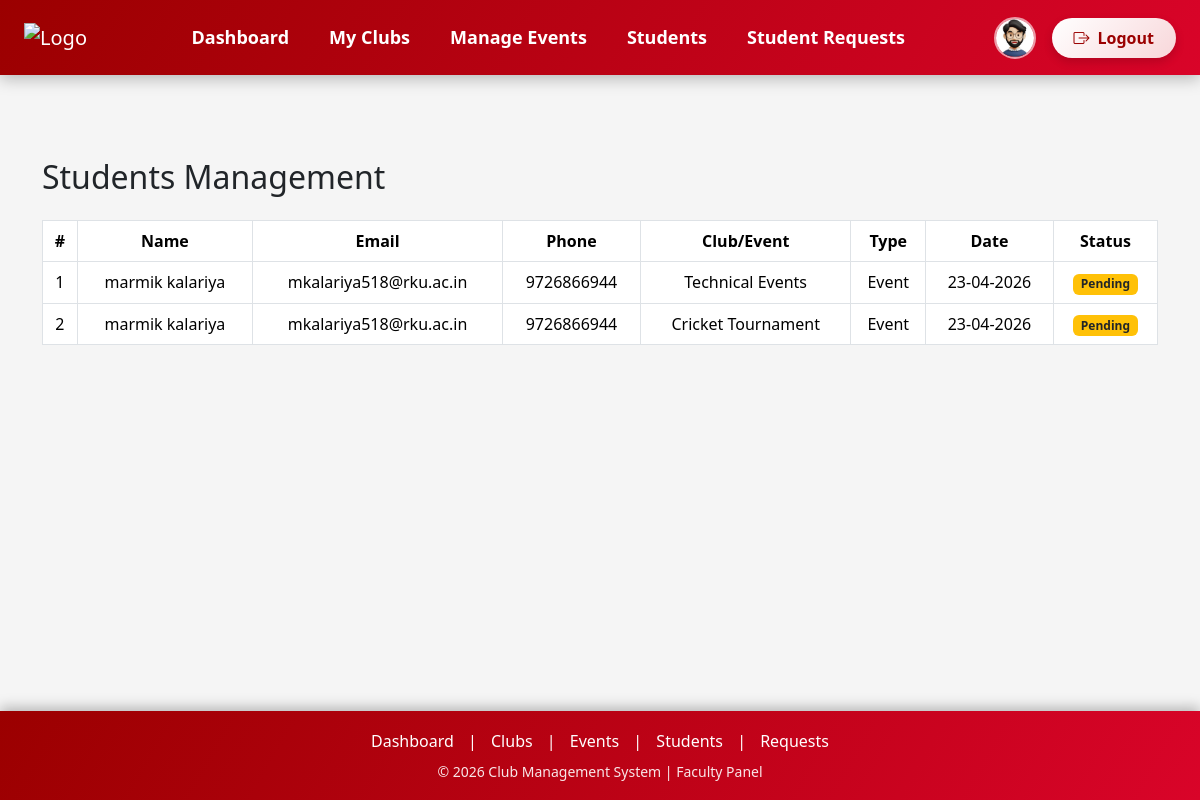
The page /Facultyapp/students_list.php (signed in) on the database its author committed.
### tables this page shows
CREATE TABLE `event_join_requests` (
  `id` int NOT NULL,
  `user_id` int NOT NULL,
  `event_id` int NOT NULL,
  `created_at` timestamp NULL DEFAULT CURRENT_TIMESTAMP,
  `status` varchar(255) NOT NULL DEFAULT 'pending',
  `payment_id` varchar(100) DEFAULT NULL
);

CREATE TABLE `user` (
  `id` int NOT NULL,
  `clubimage` varchar(255) DEFAULT NULL,
  `fullname` varchar(100) DEFAULT NULL,
  `email` varchar(100) DEFAULT NULL,
  `department` varchar(100) DEFAULT NULL,
  `enrollment` varchar(100) DEFAULT NULL,
  `mobile` varchar(20) DEFAULT NULL,
  `password` varchar(100) DEFAULT NULL,
  `reset_token` varchar(255) DEFAULT NULL,
  `role` enum('admin','faculty','user') DEFAULT 'user'
);

CREATE TABLE `events` (
  `id` int NOT NULL,
  `image` varchar(255) DEFAULT NULL,
  `name` varchar(100) DEFAULT NULL,
  `date` date DEFAULT NULL,
  `status` varchar(50) DEFAULT NULL,
  `description` text,
  `created_at` timestamp NULL DEFAULT CURRENT_TIMESTAMP,
  `event_type` enum('Paid','Unpaid') DEFAULT 'Unpaid'
);

### Facultyapp/students_list.php (the view, shortened to what this page needs)
<?php
include 'F_header.php';
include '../database.php';
mysqli_select_db($con, "SOAE_CLUB");
function safe($arr, $keys, $default = 'N/A'){
    foreach($keys as $key){
        if(isset($arr[$key]) && $arr[$key] !== null && $arr[$key] !== ''){
            return htmlspecialchars($arr[$key]);
        }
    }
    return $default;
}
mysqli_query($con, "CREATE TABLE IF NOT EXISTS students_master (
    id INT AUTO_INCREMENT PRIMARY KEY,
    name VARCHAR(100),
    email VARCHAR(100),
    phone VARCHAR(20),
    club_or_event VARCHAR(100),
    type ENUM('club','event'),
    join_date DATETIME,
    status VARCHAR(20),
    created_at TIMESTAMP DEFAULT CURRENT_TIMESTAMP
)");
?>
<div class="container my-5">
<h2 class="mb-4">Students Management</h2>
<div class="table-responsive">
<table class="table table-bordered text-center">
<thead>
<tr>
    <th>#</th>
    <th>Name</th>
    <th>Email</th>
    <th>Phone</th>
    <th>Club/Event</th>
    <th>Type</th>
    <th>Date</th>
    <th>Status</th>
</tr>
</thead>
<tbody>
<?php
$i = 1;
$event_requests = mysqli_query($con, "
    SELECT r.*, u.fullname, u.email, u.mobile, e.name AS event_name
    FROM event_join_requests r
    JOIN user u ON r.user_id = u.id
    LEFT JOIN events e ON r.event_id = e.id
    ORDER BY r.created_at DESC
");
if($event_requests){
while($req = mysqli_fetch_assoc($event_requests)){
    $name  = htmlspecialchars($req['fullname']);
    $email = htmlspecialchars($req['email']);
    $phone = htmlspecialchars($req['mobile']);
    $event = safe($req, ['event_name']);
    $status= $req['status'] ?? 'pending';
    $date  = !empty($req['created_at']) ? date("d-m-Y", strtotime($req['created_at'])) : '-';
    echo "<tr>
        <td>".$i++."</td>
        <td>$name</td>
        <td>$email</td>
        <td>$phone</td>
        <td>$event</td>
        <td>Event</td>
        <td>$date</td>
        <td>".statusBadge($status)."</td>
    </tr>";
}
}
?>
</tbody>
</table>
</div>
</div>
<?php include 'F_footer.php'; ?>
<?php
function statusBadge($status){
    if($status == "approved"){
        return '<span class="badge bg-success">Approved</span>';
    } elseif($status == "pending"){
        return '<span class="badge bg-warning text-dark">Pending</span>';
    } else {
        return '<span class="badge bg-danger">Rejected</span>';
    }
}
?>

### Facultyapp/F_header.php (style rules this page uses)
body { padding-top: 110px; background: #f5f7fa; min-height: 200vh; }

### Facultyapp/F_footer.php (style rules this page uses)
body { min-height: 100vh; display: flex; flex-direction: column; background: #f5f5f5; }

### rows shown on the page
event_join_requests: user.fullname "marmik kalariya", user.email "mkalariya518@rku.ac.in", user.mobile "9726866944", event.name "Technical Events", created_at "23-04-2026", status "Pending"
event_join_requests: user.fullname "marmik kalariya", user.email "mkalariya518@rku.ac.in", user.mobile "9726866944", event.name "Cricket Tournament", created_at "23-04-2026", status "Pending"
